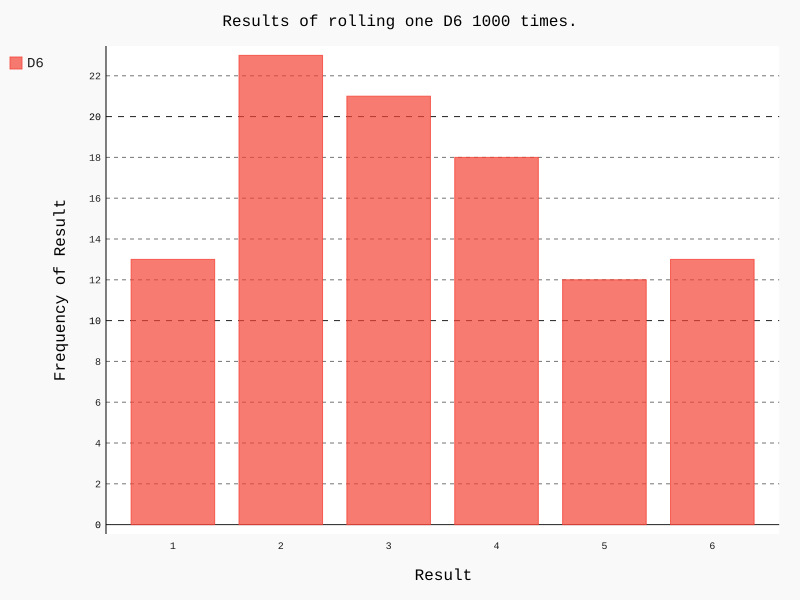

The script that drew this image:
from die import Die
import pygal

# Create a D6
die = Die()

# make some rolls, and store result in a list
results = []
for roll_num in range(100):
    result = die.roll()
    results.append(result)

print(results)

frequencies = []
for value in range(1, die.num_sides+1):
    frequency = results.count(value)
    frequencies.append(frequency)

print(frequencies)

# Visualize the results.
hist = pygal.Bar()
hist.title = "Results of rolling one D6 1000 times."
hist.x_labels = ['1', '2', '3', '4', '5', '6']
hist.x_title = "Result"
hist.y_title = "Frequency of Result"
hist.add('D6', frequencies)
hist.render_to_file('die_visual.svg')
